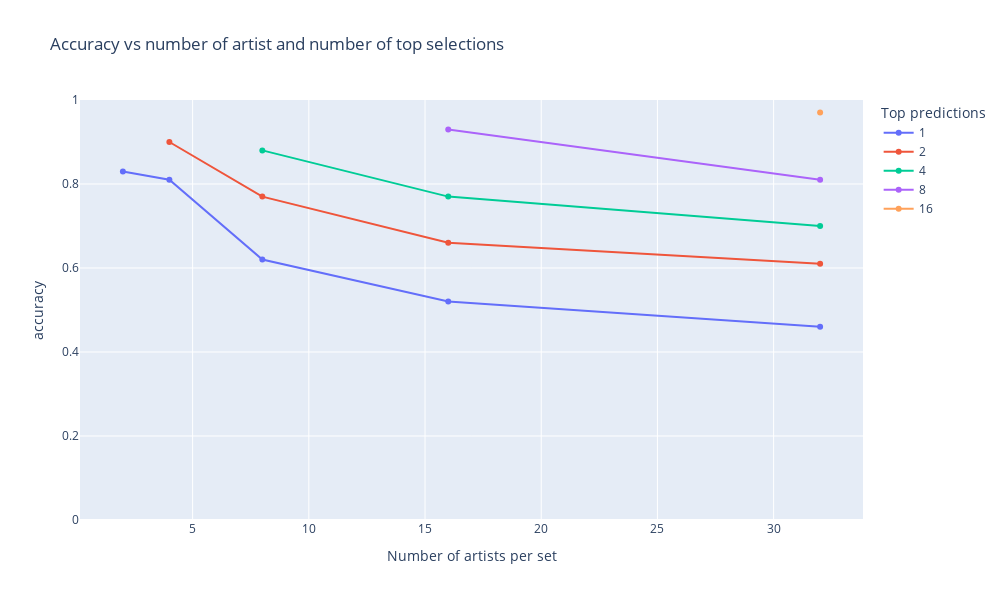

Notebook code cell kept with this figure:
### Code cell
fig = px.line(result_df, x='n_artist', y='accuracy', color='top_n', 
              title='Accuracy vs number of artist and number of top selections', 
              labels={'n_artist': 'Number of artists per set', 'top_n': 'Top predictions'}).update_traces(mode='lines+markers')
fig.update_layout(
    autosize=False,
    width=1000,
    height=600,
    yaxis_range=[0,1])
fig.show()

### Figure 1 — Plotly figure (JSON) as saved in the notebook; plotly's stock layout.template omitted (floating-point values rounded to 4 significant figures)
{"data": [{"hovertemplate": "Top predictions=1<br>Number of artists per set=%{x}<br>accuracy=%{y}<extra></extra>", "legendgroup": "1", "line": {"color": "#636efa", "dash": "solid"}, "marker": {"symbol": "circle"}, "mode": "lines+markers", "name": "1", "orientation": "v", "showlegend": true, "type": "scatter", "x": [2, 4, 8, 16, 32], "xaxis": "x", "y": [0.83, 0.81, 0.62, 0.52, 0.46], "yaxis": "y"}, {"hovertemplate": "Top predictions=2<br>Number of artists per set=%{x}<br>accuracy=%{y}<extra></extra>", "legendgroup": "2", "line": {"color": "#EF553B", "dash": "solid"}, "marker": {"symbol": "circle"}, "mode": "lines+markers", "name": "2", "orientation": "v", "showlegend": true, "type": "scatter", "x": [4, 8, 16, 32], "xaxis": "x", "y": [0.9, 0.77, 0.66, 0.61], "yaxis": "y"}, {"hovertemplate": "Top predictions=4<br>Number of artists per set=%{x}<br>accuracy=%{y}<extra></extra>", "legendgroup": "4", "line": {"color": "#00cc96", "dash": "solid"}, "marker": {"symbol": "circle"}, "mode": "lines+markers", "name": "4", "orientation": "v", "showlegend": true, "type": "scatter", "x": [8, 16, 32], "xaxis": "x", "y": [0.88, 0.77, 0.7], "yaxis": "y"}, {"hovertemplate": "Top predictions=8<br>Number of artists per set=%{x}<br>accuracy=%{y}<extra></extra>", "legendgroup": "8", "line": {"color": "#ab63fa", "dash": "solid"}, "marker": {"symbol": "circle"}, "mode": "lines+markers", "name": "8", "orientation": "v", "showlegend": true, "type": "scatter", "x": [16, 32], "xaxis": "x", "y": [0.93, 0.81], "yaxis": "y"}, {"hovertemplate": "Top predictions=16<br>Number of artists per set=%{x}<br>accuracy=%{y}<extra></extra>", "legendgroup": "16", "line": {"color": "#FFA15A", "dash": "solid"}, "marker": {"symbol": "circle"}, "mode": "lines+markers", "name": "16", "orientation": "v", "showlegend": true, "type": "scatter", "x": [32], "xaxis": "x", "y": [0.97], "yaxis": "y"}], "layout": {"autosize": false, "height": 600, "legend": {"title": {"text": "Top predictions"}, "tracegroupgap": 0}, "title": {"text": "Accuracy vs number of artist and number of top selections"}, "width": 1000, "xaxis": {"anchor": "y", "domain": [0, 1], "title": {"text": "Number of artists per set"}}, "yaxis": {"anchor": "x", "domain": [0, 1], "range": [0, 1], "title": {"text": "accuracy"}}}}
